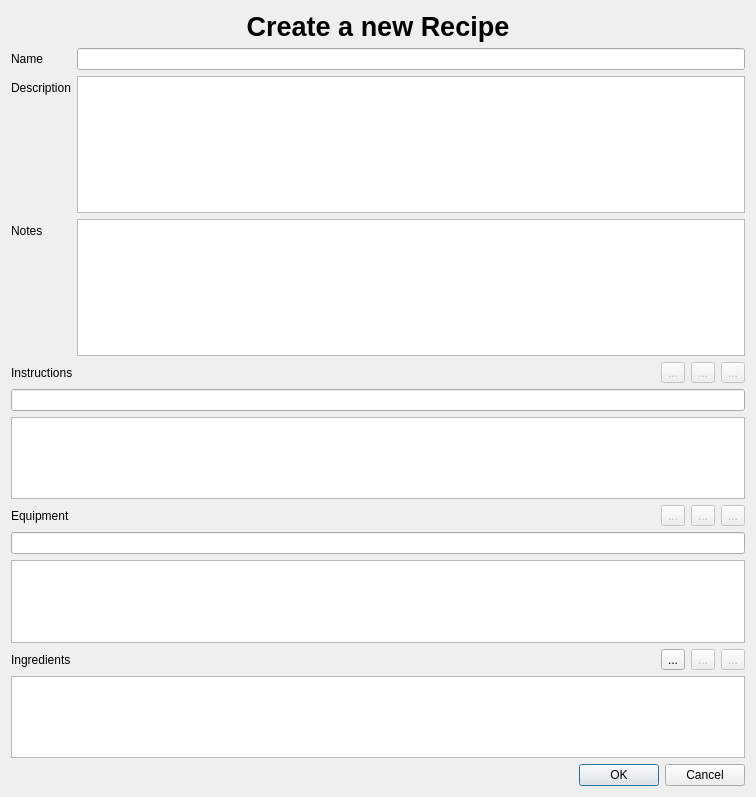
<?xml version="1.0" encoding="UTF-8"?>
<ui version="4.0">
 <class>RecipeForm</class>
 <widget class="QDialog" name="RecipeForm">
  <property name="geometry">
   <rect>
    <x>0</x>
    <y>0</y>
    <width>756</width>
    <height>797</height>
   </rect>
  </property>
  <property name="windowTitle">
   <string>Dialog</string>
  </property>
  <layout class="QVBoxLayout" name="verticalLayout_4">
   <item>
    <widget class="QLabel" name="titleLabel">
     <property name="font">
      <font>
       <pointsize>20</pointsize>
       <bold>true</bold>
      </font>
     </property>
     <property name="text">
      <string>Create a new Recipe</string>
     </property>
     <property name="alignment">
      <set>Qt::AlignmentFlag::AlignCenter</set>
     </property>
    </widget>
   </item>
   <item>
    <layout class="QFormLayout" name="formLayout">
     <item row="0" column="1">
      <widget class="QLineEdit" name="nameEdit"/>
     </item>
     <item row="0" column="0">
      <widget class="QLabel" name="nameLabel">
       <property name="text">
        <string>Name</string>
       </property>
      </widget>
     </item>
     <item row="1" column="0">
      <widget class="QLabel" name="descriptionLabel">
       <property name="text">
        <string>Description</string>
       </property>
      </widget>
     </item>
     <item row="1" column="1">
      <widget class="QPlainTextEdit" name="descriptionEdit"/>
     </item>
     <item row="2" column="0">
      <widget class="QLabel" name="notesLabel">
       <property name="text">
        <string>Notes</string>
       </property>
      </widget>
     </item>
     <item row="2" column="1">
      <widget class="QPlainTextEdit" name="notesEdit">
       <property name="sizePolicy">
        <sizepolicy hsizetype="Expanding" vsizetype="Expanding">
         <horstretch>0</horstretch>
         <verstretch>0</verstretch>
        </sizepolicy>
       </property>
      </widget>
     </item>
    </layout>
   </item>
   <item>
    <layout class="QVBoxLayout" name="verticalLayout">
     <item>
      <layout class="QHBoxLayout" name="horizontalLayout">
       <item>
        <widget class="QLabel" name="instructionsLabel">
         <property name="text">
          <string>Instructions</string>
         </property>
        </widget>
       </item>
       <item>
        <spacer name="horizontalSpacer">
         <property name="orientation">
          <enum>Qt::Orientation::Horizontal</enum>
         </property>
         <property name="sizeHint" stdset="0">
          <size>
           <width>40</width>
           <height>20</height>
          </size>
         </property>
        </spacer>
       </item>
       <item>
        <widget class="QToolButton" name="addInstructionButton">
         <property name="enabled">
          <bool>false</bool>
         </property>
         <property name="text">
          <string>...</string>
         </property>
         <property name="icon">
          <iconset theme="QIcon::ThemeIcon::ListAdd"/>
         </property>
        </widget>
       </item>
       <item>
        <widget class="QToolButton" name="editInstructionButton">
         <property name="enabled">
          <bool>false</bool>
         </property>
         <property name="text">
          <string>...</string>
         </property>
         <property name="icon">
          <iconset theme="QIcon::ThemeIcon::EditCopy"/>
         </property>
        </widget>
       </item>
       <item>
        <widget class="QToolButton" name="deleteInstructionButton">
         <property name="enabled">
          <bool>false</bool>
         </property>
         <property name="text">
          <string>...</string>
         </property>
         <property name="icon">
          <iconset theme="QIcon::ThemeIcon::ListRemove"/>
         </property>
        </widget>
       </item>
      </layout>
     </item>
     <item>
      <widget class="QLineEdit" name="instructionEdit"/>
     </item>
     <item>
      <widget class="QListWidget" name="instructionList"/>
     </item>
    </layout>
   </item>
   <item>
    <layout class="QVBoxLayout" name="verticalLayout_2">
     <item>
      <layout class="QHBoxLayout" name="horizontalLayout_2">
       <item>
        <widget class="QLabel" name="equipmentLabel">
         <property name="text">
          <string>Equipment</string>
         </property>
        </widget>
       </item>
       <item>
        <spacer name="horizontalSpacer_2">
         <property name="orientation">
          <enum>Qt::Orientation::Horizontal</enum>
         </property>
         <property name="sizeHint" stdset="0">
          <size>
           <width>40</width>
           <height>20</height>
          </size>
         </property>
        </spacer>
       </item>
       <item>
        <widget class="QToolButton" name="addEquipmentButton">
         <property name="enabled">
          <bool>false</bool>
         </property>
         <property name="text">
          <string>...</string>
         </property>
         <property name="icon">
          <iconset theme="QIcon::ThemeIcon::ListAdd"/>
         </property>
        </widget>
       </item>
       <item>
        <widget class="QToolButton" name="editEquipmentButton">
         <property name="enabled">
          <bool>false</bool>
         </property>
         <property name="text">
          <string>...</string>
         </property>
         <property name="icon">
          <iconset theme="QIcon::ThemeIcon::EditCopy"/>
         </property>
        </widget>
       </item>
       <item>
        <widget class="QToolButton" name="deleteEquipmentButton">
         <property name="enabled">
          <bool>false</bool>
         </property>
         <property name="text">
          <string>...</string>
         </property>
         <property name="icon">
          <iconset theme="QIcon::ThemeIcon::ListRemove"/>
         </property>
        </widget>
       </item>
      </layout>
     </item>
     <item>
      <widget class="QLineEdit" name="equipmentEdit"/>
     </item>
     <item>
      <widget class="QListWidget" name="equipmentList"/>
     </item>
    </layout>
   </item>
   <item>
    <layout class="QVBoxLayout" name="verticalLayout_3">
     <item>
      <layout class="QHBoxLayout" name="horizontalLayout_3">
       <item>
        <widget class="QLabel" name="ingredientsLabel">
         <property name="text">
          <string>Ingredients</string>
         </property>
        </widget>
       </item>
       <item>
        <spacer name="horizontalSpacer_3">
         <property name="orientation">
          <enum>Qt::Orientation::Horizontal</enum>
         </property>
         <property name="sizeHint" stdset="0">
          <size>
           <width>40</width>
           <height>20</height>
          </size>
         </property>
        </spacer>
       </item>
       <item>
        <widget class="QToolButton" name="createRecipeIngredientButton">
         <property name="text">
          <string>...</string>
         </property>
         <property name="icon">
          <iconset theme="QIcon::ThemeIcon::ListAdd"/>
         </property>
        </widget>
       </item>
       <item>
        <widget class="QToolButton" name="editRecipeIngredientButton">
         <property name="enabled">
          <bool>false</bool>
         </property>
         <property name="text">
          <string>...</string>
         </property>
         <property name="icon">
          <iconset theme="QIcon::ThemeIcon::EditCopy"/>
         </property>
        </widget>
       </item>
       <item>
        <widget class="QToolButton" name="deleteRecipeIngredientButton">
         <property name="enabled">
          <bool>false</bool>
         </property>
         <property name="text">
          <string>...</string>
         </property>
         <property name="icon">
          <iconset theme="QIcon::ThemeIcon::ListRemove"/>
         </property>
        </widget>
       </item>
      </layout>
     </item>
     <item>
      <widget class="QListView" name="recipeIngredientList"/>
     </item>
    </layout>
   </item>
   <item>
    <widget class="QDialogButtonBox" name="buttonBox">
     <property name="orientation">
      <enum>Qt::Orientation::Horizontal</enum>
     </property>
     <property name="standardButtons">
      <set>QDialogButtonBox::StandardButton::Cancel|QDialogButtonBox::StandardButton::Ok</set>
     </property>
    </widget>
   </item>
  </layout>
 </widget>
 <resources/>
 <connections>
  <connection>
   <sender>buttonBox</sender>
   <signal>accepted()</signal>
   <receiver>RecipeForm</receiver>
   <slot>accept()</slot>
   <hints>
    <hint type="sourcelabel">
     <x>248</x>
     <y>254</y>
    </hint>
    <hint type="destinationlabel">
     <x>157</x>
     <y>274</y>
    </hint>
   </hints>
  </connection>
  <connection>
   <sender>buttonBox</sender>
   <signal>rejected()</signal>
   <receiver>RecipeForm</receiver>
   <slot>reject()</slot>
   <hints>
    <hint type="sourcelabel">
     <x>316</x>
     <y>260</y>
    </hint>
    <hint type="destinationlabel">
     <x>286</x>
     <y>274</y>
    </hint>
   </hints>
  </connection>
 </connections>
</ui>
